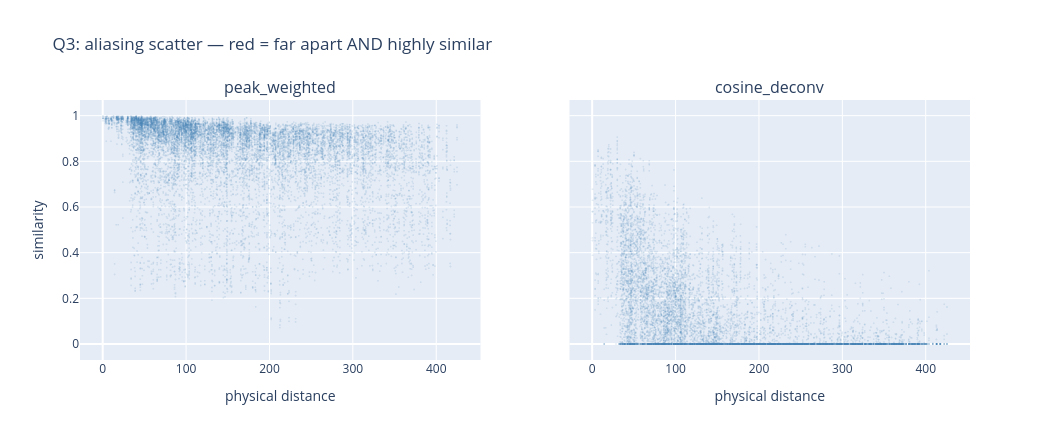

Notebook cell for this chart:
### Markdown cell above
---
# Part 3 — Is the position -> FFT map unique?

Aliasing = two *far-apart* positions with *highly similar* FFTs. Shown as a scatter (no
threshold) plus a continuous score, under both metrics.

### Code cell
# Every pair: distance vs similarity. Aliasing would appear in the UPPER-RIGHT.
fig = make_subplots(rows=1, cols=2, shared_yaxes=True,
                    subplot_titles=(PRIMARY_METHOD, SECONDARY_METHOD))
for c, meth in enumerate([PRIMARY_METHOD, SECONDARY_METHOD], start=1):
    pf = pair_frame(meth)
    fig.add_trace(go.Scattergl(x=pf['dist'], y=pf['sim'], mode='markers', showlegend=False,
                               marker=dict(size=2, opacity=0.15, color='steelblue')), row=1, col=c)
    hi = pf[(pf['dist'] > np.percentile(pf['dist'], 75)) &
            (pf['sim'] > np.percentile(pf['sim'], 99))]
    fig.add_trace(go.Scattergl(x=hi['dist'], y=hi['sim'], mode='markers', showlegend=False,
                               marker=dict(size=5, color='crimson')), row=1, col=c)
    fig.update_xaxes(title='physical distance', row=1, col=c)
fig.update_yaxes(title='similarity', row=1, col=1)
fig.update_layout(height=440, width=1050,
                  title='Q3: aliasing scatter — red = far apart AND highly similar')
fig.show()

### Figure 1 — Plotly figure (JSON) as saved in the notebook; plotly's stock layout.template omitted (floating-point values rounded to 4 significant figures; data arrays with more than 128 entries replaced by an {"elided": "..."} marker saying what was removed)
{"data": [{"marker": {"color": "steelblue", "opacity": 0.15, "size": 2}, "mode": "markers", "showlegend": false, "type": "scattergl", "x": {"elided": "12768 float values"}, "xaxis": "x", "y": {"elided": "12768 float values"}, "yaxis": "y"}, {"marker": {"color": "crimson", "size": 5}, "mode": "markers", "showlegend": false, "type": "scattergl", "x": [], "xaxis": "x", "y": [], "yaxis": "y"}, {"marker": {"color": "steelblue", "opacity": 0.15, "size": 2}, "mode": "markers", "showlegend": false, "type": "scattergl", "x": {"elided": "12768 float values"}, "xaxis": "x2", "y": {"elided": "12768 float values"}, "yaxis": "y2"}, {"marker": {"color": "crimson", "size": 5}, "mode": "markers", "showlegend": false, "type": "scattergl", "x": [], "xaxis": "x2", "y": [], "yaxis": "y2"}], "layout": {"annotations": [{"font": {"size": 16}, "showarrow": false, "text": "peak_weighted", "x": 0.225, "xanchor": "center", "xref": "paper", "y": 1.0, "yanchor": "bottom", "yref": "paper"}, {"font": {"size": 16}, "showarrow": false, "text": "cosine_deconv", "x": 0.775, "xanchor": "center", "xref": "paper", "y": 1.0, "yanchor": "bottom", "yref": "paper"}], "height": 440, "title": {"text": "Q3: aliasing scatter — red = far apart AND highly similar"}, "width": 1050, "xaxis": {"anchor": "y", "domain": [0.0, 0.45], "title": {"text": "physical distance"}}, "xaxis2": {"anchor": "y2", "domain": [0.55, 1.0], "title": {"text": "physical distance"}}, "yaxis": {"anchor": "x", "domain": [0.0, 1.0], "title": {"text": "similarity"}}, "yaxis2": {"anchor": "x2", "domain": [0.0, 1.0], "matches": "y", "showticklabels": false}}}
